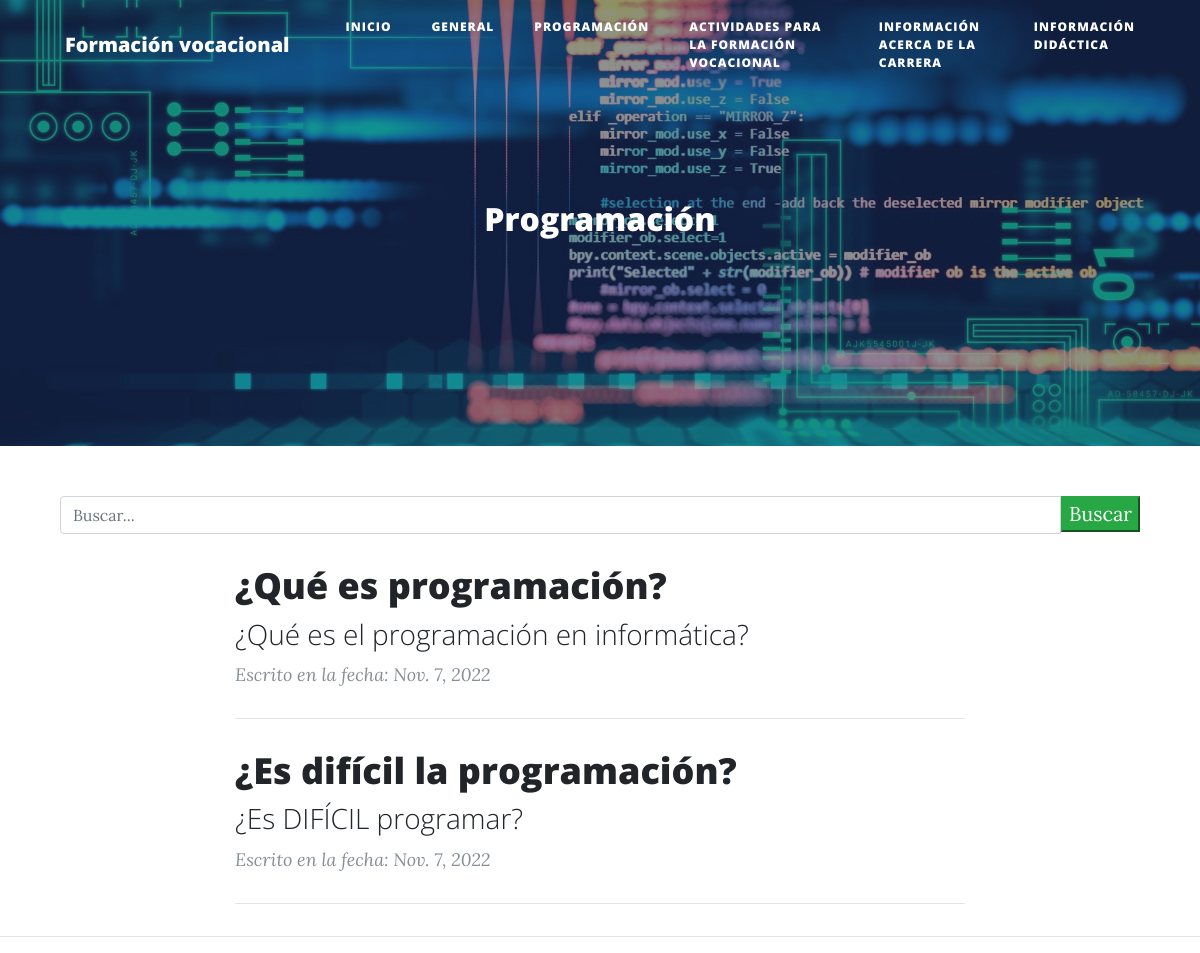
Screenshot of /programacion/ with the database file from the repository.
### aplicaciones/blog/models.py (models this page shows, shortened)
class Post(models.Model):
    id = models.AutoField(primary_key=True)
    titulo = models.CharField(max_length=90, blank=False, null=False, verbose_name='Titulo')
    slug = models.CharField(max_length=100, blank=False, null=False, verbose_name='Slugs')
    descripcion = models.CharField(max_length=100, blank=False, null=False, verbose_name='Descripción')
    contenido = RichTextField(verbose_name='Contenido')
    imagen = models.URLField(max_length=9999999 ,blank=False, null=False)
    autor = models.ForeignKey(Autor, on_delete=models.CASCADE)
    categoria = models.ForeignKey(Categoria, on_delete=models.CASCADE)
    estado = models.BooleanField(default=True ,verbose_name='Publicado/No Publicado')
    fecha_creacion = models.DateField(auto_now=False, auto_now_add=True, verbose_name='Fecha de creación')
    class Meta:
        verbose_name = 'Post'
        verbose_name_plural = 'Posts'

### aplicaciones/blog/views.py (the view)
# urls.py: path('programacion/', programacion, name='programacion'),
def programacion(request):
    posts = Post.objects.filter(
        estado=True,
        categoria=Categoria.objects.get(nombre='Programación'))
    return render(request, 'programacion.html', {'posts': posts})

### Templates/programacion.html (shortened to what this page needs)
{% extends 'index.html' %}
{% load staticfiles %}
{% block imagen %}
    {% static 'img/programacion.jpg' %}
{% endblock imagen %}
{% block titulo_principal %}
    Programación
{% endblock titulo_principal %}

### Templates/index.html (shortened to what this page needs)
{% load staticfiles %}
<!DOCTYPE html>
<html lang="es">
<head>
    <link href="{% static 'vendor/bootstrap/css/bootstrap.min.css' %}" rel="stylesheet">
    <link href="{% static 'vendor/fontawesome-free/css/all.min.css' %}" rel="stylesheet" type="text/css">
    <link href="{% static 'css/clean-blog.min.css' %}" rel="stylesheet">
</head>
<body>
<nav class="navbar navbar-expand-lg navbar-light fixed-top" id="mainNav">
    <div class="container">
        <a class="navbar-brand" href="{% url 'blog:index' %}">Formación vocacional</a>
        <div class="collapse navbar-collapse" id="navbarResponsive">
            <ul class="navbar-nav ml-auto">
                <li class="nav-item">
                    <a class="nav-link" href="{% url 'blog:index' %}">Inicio</a>
                </li>
                <li class="nav-item">
                    <a class="nav-link" href="{% url 'blog:generales' %}">General</a>
                </li>
                <li class="nav-item">
                    <a class="nav-link" href="{% url 'blog:programacion' %}">Programación</a>
                </li>
                <li class="nav-item">
                    <a class="nav-link" href="{% url 'blog:actividades_formacion' %}">Actividades para la Formación Vocacional</a>
                </li>
                <li class="nav-item">
                    <a class="nav-link" href="{% url 'blog:info_carrera' %}">Información acerca de la carrera</a>
                </li>
                <li class="nav-item">
                    <a class="nav-link" href="{% url 'blog:informacion_didactica' %}">Información Didáctica</a>
                </li>
            </ul>
        </div>
    </div>
</nav>
<header class="masthead"
        style="background-image: url({% block imagen %}{% static 'img/home-bg.jpg' %}{% endblock imagen %})">
    <div class="overlay"></div>
    <div class="container">
        <div class="row">
            <div class="col-lg-8 col-md-10 mx-auto">
                <div class="site-heading">
                    <h2>{% block titulo_principal %}Blog de Formación Vocacional{% endblock titulo_principal %}</h2>
                </div>
            </div>
        </div>
    </div>
</header>
{% block barra_busqueda %}
    <div class="container">
        <div class="row">
            <div class="col-md-12 search">
                <form method="get">
                    <div id="custom-search-input">
                        <div class="input-group col-md-12">
                            <input type="text" class="form-control" placeholder="Buscar..." id="name" name="buscar"
                                   value="{{ request.GET.buscar }}">
                            <span class="input-group-list">
                                <button type="submit" class="button btn-success">Buscar</button>
                            </span>
                        </div>
                    </div>
                </form>
            </div>
        </div>
    </div>
{% endblock barra_busqueda %}
<div class="container">
    <div class="row">
        <div class="col-lg-8 col-md-10 mx-auto">
            {% block contenido %}
                {% if posts %}
                    {% for post in posts %}
                        <div class="post-preview">
                            <a href="{% url 'blog:detalle_post' post.slug %}">
                                <h2 class="post-title">
                                    {{ post.titulo }}
                                </h2>
                                <h3 class="post-subtitle">
                                    {{ post.descripcion }}
                                </h3>
                            </a>
                            <p class="post-meta">Escrito en la fecha: {{ post.fecha_creacion }}</p>
                        </div>
                        <hr>
                    {% endfor %}
                {% else %}
                    <h2>No existe Post registrados</h2>
                {% endif %}
            {% endblock contenido %}
        </div>
    </div>
</div>
<hr>
</body>
</html>

### rows the page displays
Post: titulo "¿Qué es programación?", descripcion "¿Qué es el programación en informática?", fecha_creacion "Nov. 7, 2022"
Post: titulo "¿Es difícil la programación?", descripcion "¿Es DIFÍCIL programar?", fecha_creacion "Nov. 7, 2022"
